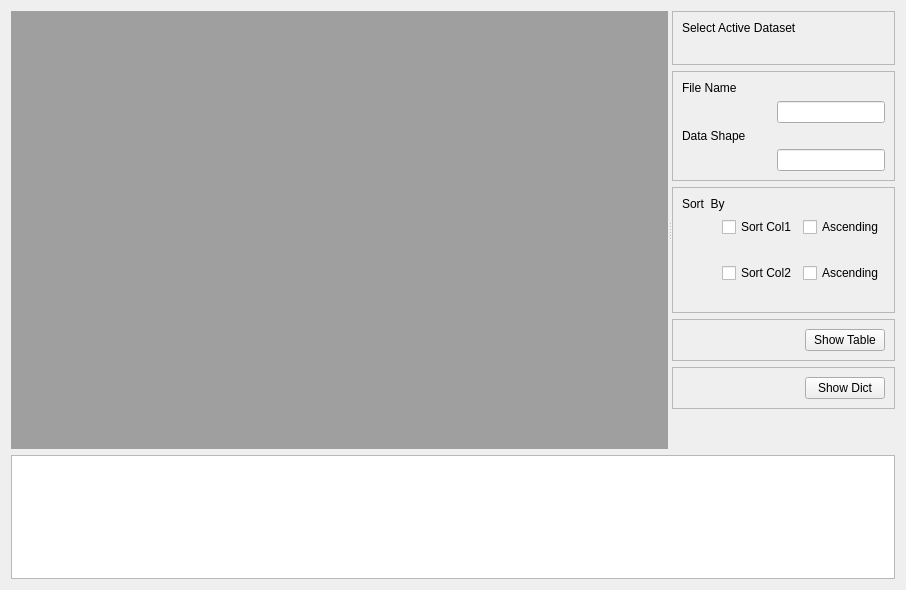
<?xml version="1.0" encoding="UTF-8"?>
<ui version="4.0">
 <class>Form</class>
 <widget class="QWidget" name="Form">
  <property name="geometry">
   <rect>
    <x>0</x>
    <y>0</y>
    <width>906</width>
    <height>590</height>
   </rect>
  </property>
  <property name="windowTitle">
   <string>Form</string>
  </property>
  <layout class="QVBoxLayout" name="horizontalLayout">
   <item>
    <layout class="QHBoxLayout" name="horizontalLayout">
     <item>
      <widget class="QSplitter" name="splitter">
       <property name="orientation">
        <enum>Qt::Horizontal</enum>
       </property>
       <widget class="QWidget" name="wViewer">
        <property name="sizePolicy">
         <sizepolicy hsizetype="Preferred" vsizetype="Preferred">
          <horstretch>8</horstretch>
          <verstretch>0</verstretch>
         </sizepolicy>
        </property>
        <layout class="QVBoxLayout" name="vlA">
         <item>
          <widget class="QMdiArea" name="mdiArea"/>
         </item>
        </layout>
       </widget>
       <widget class="QWidget" name="wOptions">
        <property name="sizePolicy">
         <sizepolicy hsizetype="Minimum" vsizetype="Minimum">
          <horstretch>1</horstretch>
          <verstretch>0</verstretch>
         </sizepolicy>
        </property>
        <layout class="QVBoxLayout" name="vlOptions">
         <item>
          <widget class="QFrame" name="wActiveDset">
           <property name="frameShape">
            <enum>QFrame::StyledPanel</enum>
           </property>
           <property name="frameShadow">
            <enum>QFrame::Raised</enum>
           </property>
           <property name="lineWidth">
            <number>8</number>
           </property>
           <layout class="QVBoxLayout" name="vlSelectDset">
            <item>
             <widget class="QLabel" name="label_select">
              <property name="text">
               <string>Select Active Dataset</string>
              </property>
             </widget>
            </item>
            <item>
             <layout class="QHBoxLayout" name="horizontalLayout_5">
              <item>
               <spacer name="horizontalSpacer_5">
                <property name="orientation">
                 <enum>Qt::Horizontal</enum>
                </property>
                <property name="sizeHint" stdset="0">
                 <size>
                  <width>40</width>
                  <height>20</height>
                 </size>
                </property>
               </spacer>
              </item>
              <item>
               <layout class="QVBoxLayout" name="vlComboDSets"/>
              </item>
             </layout>
            </item>
           </layout>
          </widget>
         </item>
         <item>
          <widget class="QFrame" name="wInfoDset">
           <property name="frameShape">
            <enum>QFrame::StyledPanel</enum>
           </property>
           <property name="frameShadow">
            <enum>QFrame::Raised</enum>
           </property>
           <property name="lineWidth">
            <number>8</number>
           </property>
           <layout class="QVBoxLayout" name="vlSelectDset">
            <item>
             <widget class="QLabel" name="label_select">
              <property name="text">
               <string>File Name</string>
              </property>
             </widget>
            </item>
            <item>
             <layout class="QHBoxLayout" name="horizontalLayout_5">
              <item>
               <spacer name="horizontalSpacer_5">
                <property name="orientation">
                 <enum>Qt::Horizontal</enum>
                </property>
                <property name="sizeType">
                 <enum>QSizePolicy::MinimumExpanding</enum>
                </property>
                <property name="sizeHint" stdset="0">
                 <size>
                  <width>10</width>
                  <height>20</height>
                 </size>
                </property>
               </spacer>
              </item>
              <item>
               <widget class="QLineEdit" name="edit_fname">
                <property name="text">
                 <string/>
                </property>
               </widget>
              </item>
             </layout>
            </item>
            <item>
             <widget class="QLabel" name="label_select">
              <property name="text">
               <string>Data Shape</string>
              </property>
             </widget>
            </item>
            <item>
             <layout class="QHBoxLayout" name="horizontalLayout_5">
              <item>
               <spacer name="horizontalSpacer_5">
                <property name="orientation">
                 <enum>Qt::Horizontal</enum>
                </property>
                <property name="sizeHint" stdset="0">
                 <size>
                  <width>40</width>
                  <height>20</height>
                 </size>
                </property>
               </spacer>
              </item>
              <item>
               <widget class="QLineEdit" name="edit_dshape">
                <property name="text">
                 <string/>
                </property>
               </widget>
              </item>
             </layout>
            </item>
           </layout>
          </widget>
         </item>
         <item>
          <widget class="QFrame" name="wSorting">
           <property name="frameShape">
            <enum>QFrame::StyledPanel</enum>
           </property>
           <property name="frameShadow">
            <enum>QFrame::Raised</enum>
           </property>
           <property name="lineWidth">
            <number>3</number>
           </property>
           <layout class="QVBoxLayout" name="vlBB">
            <item>
             <widget class="QLabel" name="label_sort">
              <property name="text">
               <string>Sort  By</string>
              </property>
             </widget>
            </item>
            <item>
             <layout class="QVBoxLayout" name="vlSortBox1">
              <item>
               <layout class="QHBoxLayout" name="vlTmp">
                <item>
                 <spacer name="horizontalSpacer_2">
                  <property name="orientation">
                   <enum>Qt::Horizontal</enum>
                  </property>
                  <property name="sizeHint" stdset="0">
                   <size>
                    <width>40</width>
                    <height>20</height>
                   </size>
                  </property>
                 </spacer>
                </item>
                <item>
                 <widget class="QCheckBox" name="check_sort1">
                  <property name="text">
                   <string>Sort Col1</string>
                  </property>
                 </widget>
                </item>
                <item>
                 <widget class="QCheckBox" name="check_asc1">
                  <property name="text">
                   <string>Ascending</string>
                  </property>
                 </widget>
                </item>
               </layout>
              </item>
              <item>
               <layout class="QHBoxLayout" name="horizontalLayout_5">
                <item>
                 <spacer name="horizontalSpacer_5">
                  <property name="orientation">
                   <enum>Qt::Horizontal</enum>
                  </property>
                  <property name="sizeHint" stdset="0">
                   <size>
                    <width>40</width>
                    <height>20</height>
                   </size>
                  </property>
                 </spacer>
                </item>
                <item>
                 <layout class="QVBoxLayout" name="vlComboSort1"/>
                </item>
               </layout>
              </item>
             </layout>
            </item>
            <item>
             <layout class="QVBoxLayout" name="vlSortBox2">
              <item>
               <layout class="QHBoxLayout" name="vlTmp2">
                <item>
                 <spacer name="horizontalSpacer_3">
                  <property name="orientation">
                   <enum>Qt::Horizontal</enum>
                  </property>
                  <property name="sizeHint" stdset="0">
                   <size>
                    <width>40</width>
                    <height>20</height>
                   </size>
                  </property>
                 </spacer>
                </item>
                <item>
                 <widget class="QCheckBox" name="check_sort2">
                  <property name="text">
                   <string>Sort Col2</string>
                  </property>
                 </widget>
                </item>
                <item>
                 <widget class="QCheckBox" name="check_asc2">
                  <property name="text">
                   <string>Ascending</string>
                  </property>
                 </widget>
                </item>
               </layout>
              </item>
              <item>
               <layout class="QHBoxLayout" name="horizontalLayout_5">
                <item>
                 <spacer name="horizontalSpacer_5">
                  <property name="orientation">
                   <enum>Qt::Horizontal</enum>
                  </property>
                  <property name="sizeHint" stdset="0">
                   <size>
                    <width>40</width>
                    <height>20</height>
                   </size>
                  </property>
                 </spacer>
                </item>
                <item>
                 <layout class="QVBoxLayout" name="vlComboSort2"/>
                </item>
               </layout>
              </item>
             </layout>
            </item>
           </layout>
          </widget>
         </item>
         <item>
          <widget class="QFrame" name="wShowTable">
           <property name="frameShape">
            <enum>QFrame::StyledPanel</enum>
           </property>
           <property name="frameShadow">
            <enum>QFrame::Raised</enum>
           </property>
           <property name="lineWidth">
            <number>8</number>
           </property>
           <layout class="QHBoxLayout" name="horizontalLayout_8">
            <item>
             <spacer name="horizontalSpacer_8">
              <property name="orientation">
               <enum>Qt::Horizontal</enum>
              </property>
              <property name="sizeHint" stdset="0">
               <size>
                <width>40</width>
                <height>20</height>
               </size>
              </property>
             </spacer>
            </item>
            <item>
             <widget class="QPushButton" name="showTableBtn">
              <property name="text">
               <string>Show Table</string>
              </property>
             </widget>
            </item>
           </layout>
          </widget>
         </item>
         <item>
          <widget class="QFrame" name="wShowDict">
           <property name="frameShape">
            <enum>QFrame::StyledPanel</enum>
           </property>
           <property name="frameShadow">
            <enum>QFrame::Raised</enum>
           </property>
           <property name="lineWidth">
            <number>8</number>
           </property>
           <layout class="QHBoxLayout" name="horizontalLayout_8">
            <item>
             <spacer name="horizontalSpacer_8">
              <property name="orientation">
               <enum>Qt::Horizontal</enum>
              </property>
              <property name="sizeHint" stdset="0">
               <size>
                <width>40</width>
                <height>20</height>
               </size>
              </property>
             </spacer>
            </item>
            <item>
             <widget class="QPushButton" name="showDictBtn">
              <property name="text">
               <string>Show Dict</string>
              </property>
             </widget>
            </item>
           </layout>
          </widget>
         </item>
         <item>
          <spacer name="verticalSpacer">
           <property name="orientation">
            <enum>Qt::Vertical</enum>
           </property>
           <property name="sizeHint" stdset="0">
            <size>
             <width>20</width>
             <height>40</height>
            </size>
           </property>
          </spacer>
         </item>
        </layout>
       </widget>
      </widget>
     </item>
    </layout>
   </item>
   <item>
    <layout class="QVBoxLayout" name="vLayout">
     <item>
      <widget class="QTextEdit" name="wInfoContents"/>
     </item>
    </layout>
   </item>
  </layout>
 </widget>
 <resources/>
 <connections/>
</ui>
